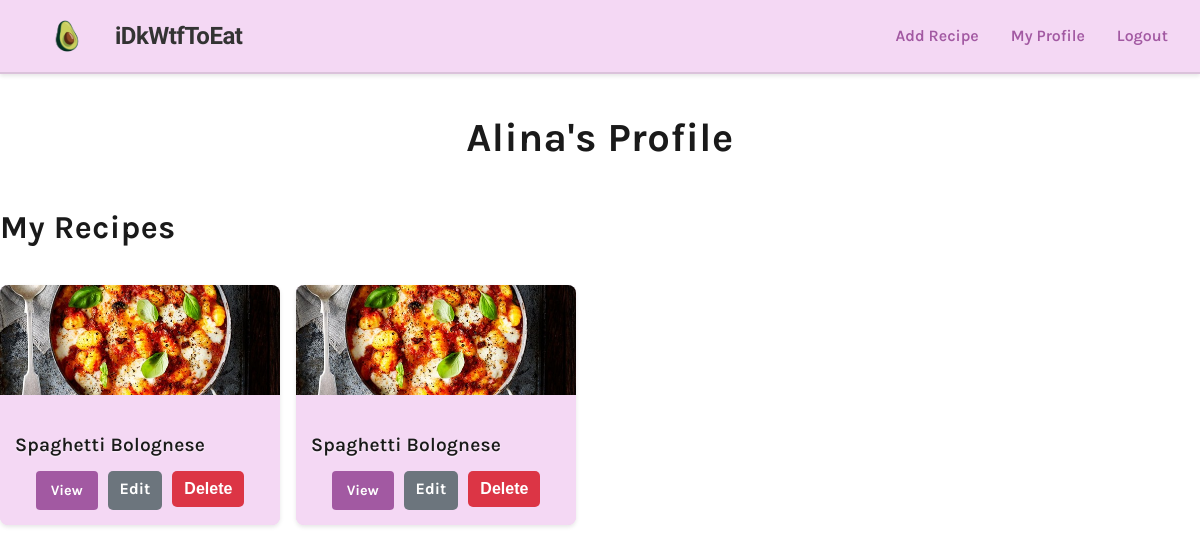
The app's page /user/Alina (signed in) with its own data.
### app/models.py (models this page shows, shortened)
class User(UserMixin, db.Model):
    id = db.Column(db.Integer, primary_key=True)
    username = db.Column(db.String(64), unique=True, nullable=False)
    email = db.Column(db.String(120), unique=True, nullable=False)
    password_hash = db.Column(db.String(128))
    recipes = db.relationship('Recipe', backref='author', lazy='dynamic')

class Recipe(db.Model):
    id = db.Column(db.Integer, primary_key=True)
    title = db.Column(db.String(100), nullable=False)
    description = db.Column(db.Text)
    ingredients = db.Column(db.Text, nullable=False)
    instructions = db.Column(db.Text, nullable=False)
    calories = db.Column(db.Float, nullable=False)
    protein = db.Column(db.Float, nullable=False)
    created_at = db.Column(db.DateTime, default=datetime.utcnow)
    user_id = db.Column(db.Integer, db.ForeignKey('user.id'))
    category_id = db.Column(db.Integer, db.ForeignKey('category.id'))
    image_url = db.Column(db.String(255))  # Store the path to the uploaded image
    prep_time = db.Column(db.Float)
    cook_time = db.Column(db.Float)
    servings = db.Column(db.Float)

### app/main/routes.py (the view)
@bp.route('/user/<username>')
@login_required
def user(username):
    user = User.query.filter_by(username=username).first_or_404()
    recipes = Recipe.query.filter_by(user_id=user.id).all()
    return render_template('user.html', user=user, recipes=recipes)

### app/models.py (called while the page is built)
@login.user_loader
def load_user(id):
    return User.query.get(int(id))

### app/templates/user.html (shortened to what this page needs)
{% extends "base.html" %}
{% block content %}
    <div class="user-profile">
        <h1>{{ user.username }}'s Profile</h1>
        <div class="user-recipes">
            <h2>My Recipes</h2>
            {% if recipes %}
                <div class="recipe-grid">
                    {% for recipe in recipes %}
                        <div class="recipe-card">
                            {% if recipe.image_url %}
                                <img src="{{ recipe.image_url }}" alt="{{ recipe.title }}">
                            {% else %}
                                <img src="{{ url_for('static', filename='images/main-body-food.jpg') }}" alt="Default Recipe Image">
                            {% endif %}
                            <div class="recipe-info">
                                <h3>{{ recipe.title }}</h3>
                                <div class="recipe-actions">
                                    <a href="{{ url_for('main.view_recipe', id=recipe.id) }}" class="view-recipe">View</a>
                                    <a href="{{ url_for('main.edit_recipe', id=recipe.id) }}" class="btn btn-secondary">Edit</a>
                                    <form action="{{ url_for('main.delete_recipe', id=recipe.id) }}" method="POST" style="display: inline;">
                                        <button type="submit" class="btn btn-danger" onclick="return confirm('Are you sure you want to delete this recipe?')">Delete</button>
                                    </form>
                                </div>
                            </div>
                        </div>
                    {% endfor %}
                </div>
            {% else %}
                <p class="no-recipes">You haven't added any recipes yet.</p>
                <div class="text-center">
                    <a href="{{ url_for('main.new_recipe') }}" class="btn btn-primary">Add Your First Recipe</a>
                </div>
            {% endif %}
        </div>
    </div>
{% endblock %}

### app/static/css/styles.css (style rules this page uses)
:root { --primary-color: #F4D8F4; --secondary-color: #6c757d; --success-color: #28a745; --danger-color: #dc3545; --light-color: #f8f9fa; --dark-color: #343a40; --border-color: #dee2e6; --text-color: #333333; --link-color: #333333; --hover-color: #000000; }
* { margin: 0; padding: 0; box-sizing: border-box; }
body { font-family: "Karla", sans-serif; line-height: 1.6; color: #333; background-color: #ffffff; min-width: 100%; overflow-x: hidden; }
.btn { display: inline-block; font-weight: 400; text-align: center; white-space: nowrap; vertical-align: middle; user-select: none; border: 1px solid transparent; padding: 0.375rem 0.75rem; font-size: 1rem; line-height: 1.5; border-radius: 0.25rem; cursor: pointer; transition: background-color 0.15s ease-in-out, border-color 0.15s ease-in-out; }
.btn-secondary { color: #fff; background-color: var(--secondary-color); border-color: var(--secondary-color); }
.btn-danger { color: #fff; background-color: var(--danger-color); border-color: var(--danger-color); }
.recipe-grid, .recipes-grid, .user-recipes .recipe-grid { display: grid; grid-template-columns: repeat(auto-fill, minmax(300px, 1fr)); gap: 2rem; padding: 0; max-width: 1200px; margin: 0 auto; }
.recipe-card { background: #F4D8F4; border-radius: 8px; box-shadow: 0 2px 4px rgba(0, 0, 0, 0.1); overflow: hidden; transition: transform 0.3s ease; display: flex; flex-direction: column; height: 100%; padding: 0; }
.recipe-card img { width: 100%; height: 200px; object-fit: cover; }
.recipe-info { padding: 15px; display: flex; flex-direction: column; flex-grow: 1; }
.recipe-info h3 { margin: 0 0 10px 0; font-size: 1.2em; color: #333; }
.recipe-grid .recipe-card { height: 300px; position: relative; }
.recipe-grid .recipe-card img { width: 100%; height: 100%; object-fit: cover; }
.recipe-grid .recipe-info { position: absolute; bottom: 0; left: 0; right: 0; padding: 20px; background: #F4D8F4; }
.recipe-grid .recipe-info h3 { color: #333; margin: 0; font-size: 1.4em; font-weight: 600; }
.view-recipe-btn, .view-recipe { background: #F4D8F4; color: #333; padding: 8px 15px; border-radius: 4px; text-decoration: none; font-size: 0.9em; transition: background-color 0.3s ease; }
.user-profile { max-width: 1200px; margin: 2rem auto; }
.user-profile h1 { margin-bottom: 2rem; text-align: center; font-size: 2.5rem; color: var(--text-color); }
.user-recipes { margin-top: 2rem; max-width: 1200px; margin: 0 auto; }
.user-recipes h2 { margin-bottom: 2rem; font-size: 2rem; color: var(--text-color); }
.user-recipes .recipe-grid { display: grid; grid-template-columns: repeat(auto-fit, 280px); gap: 1rem; padding: 0; max-width: 1200px; margin: 0 auto; justify-content: start; }
.user-recipes .recipe-card { background: #F4D8F4; border-radius: 8px; box-shadow: 0 2px 4px rgba(0, 0, 0, 0.1); overflow: hidden; transition: transform 0.3s ease; display: flex; flex-direction: column; height: 240px; width: 280px; }
.user-recipes .recipe-card img { width: 100%; height: 110px; object-fit: cover; }
.user-recipes .recipe-info { padding: 15px; display: flex; flex-direction: column; flex-grow: 1; }
.user-recipes .recipe-info h3 { margin: 0 0 10px 0; font-size: 1.2em; color: #333; }
.user-recipes .recipe-actions { margin-top: auto; display: flex; gap: 10px; justify-content: center; }
.user-recipes .view-recipe { background: #a259a2; color: white; padding: 8px 15px; border-radius: 4px; text-decoration: none; font-size: 0.9em; transition: background-color 0.3s ease; }
body, .container, .main-container, .card, .recipe-card, .recipe-info, .discover-section, .hot-recipes, .user-profile, .user-recipes { color: #222 !important; background-color: #fff; }
h1, h2, h3, h4, h5, h6, .recipe-header h1, .hot-recipes h2, .discover-section h1, .user-profile h1, .user-recipes h2 { color: #1a1a1a !important; font-weight: 700; letter-spacing: 0.5px; text-shadow: 0 1px 2px rgba(255,255,255,0.7); }
a, .nav-link { color: #a259a2; text-decoration: none; font-weight: 600; transition: color 0.2s; }
.btn, .btn-primary, .btn-secondary, .btn-danger, .filter-button, .view-recipe-btn, .view-recipe { font-weight: 700; border-radius: 5px; outline: none; border: none; transition: background 0.2s, color 0.2s; }
.card-title, .recipe-title h3, .recipe-info h3 { color: #1a1a1a !important; font-weight: 700; letter-spacing: 0.2px; }

### records on screen
User: username "Alina"
Recipe: title "Spaghetti Bolognese"
Recipe: title "Spaghetti Bolognese"
